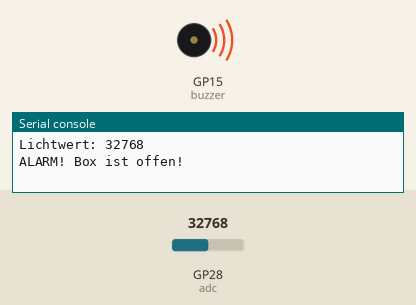
A program run on a simulated Raspberry Pi Pico running MicroPython. Shown: buzzer (waves = sounding), the last lines printed to the serial console. Inputs (shaded band) come from the test bench; at power-on: GP28 (adc) = 32768 (analog values on the 0–65535 scale).

Above: at 5.0 s.
At 10.05 s:
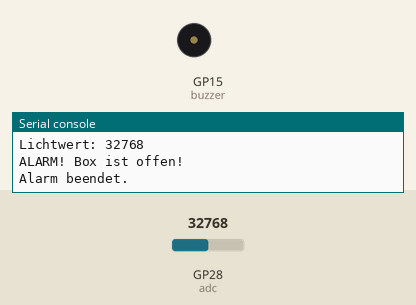
Timing chart, 0 to 13.1 s (numbered marks = the images above):
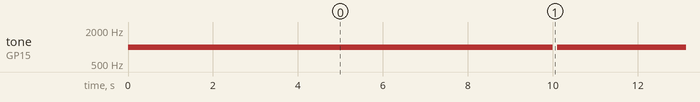

Measured:
- by itself, tone on GP15 (buzzer): alternates 1000 Hz for 10.0 s and silent for 0.10 s

The program:

03_alarmanlage_gesamt.py
```python
"""
Projekt 06: Süßigkeiten-Alarmanlage (komplett)

LERNZIELE:
- Zwei Eingaben/Ausgaben sinnvoll verbinden
- Schwellenwerte nutzen, um Zustände zu erkennen
- Eine Zustandslogik schreiben (offen/geschlossen)

HARDWARE:
- LDR an GPIO 28 (siehe Anleitung)
- Buzzer an GPIO 15

HINWEIS:
  Tragt eure eigenen Schwellenwerte aus 01_lichtsensor_testen.py ein!
"""

from machine import ADC, Pin, PWM
from utime import sleep

# --- Hardware ---------------------------------------------------
adc    = ADC(Pin(28))
buzzer = PWM(Pin(15))
buzzer.freq(1000)
buzzer.duty_u16(0)

# --- Schwellenwerte (bitte anpassen!) ---------------------------
SCHWELLE_OFFEN       = 10000   # darunter = dunkel   = Box zu
SCHWELLE_GESCHLOSSEN = 25000   # darüber  = hell     = Box auf


def ton_an():
    buzzer.duty_u16(32768)

def ton_aus():
    buzzer.duty_u16(0)


print("Alarmanlage aktiv. Box zu = Ruhe, Box offen = ALARM.")

while True:
    wert = adc.read_u16()
    print("Lichtwert:", wert)

    if wert > SCHWELLE_GESCHLOSSEN:
        # Box ist offen -> Alarm für 10 Sekunden
        print("ALARM! Box ist offen!")
        ton_an()
        sleep(10)
        ton_aus()
        print("Alarm beendet.")
    elif wert < SCHWELLE_OFFEN:
        # Box ist definitiv zu
        ton_aus()

    sleep(0.1)
```
